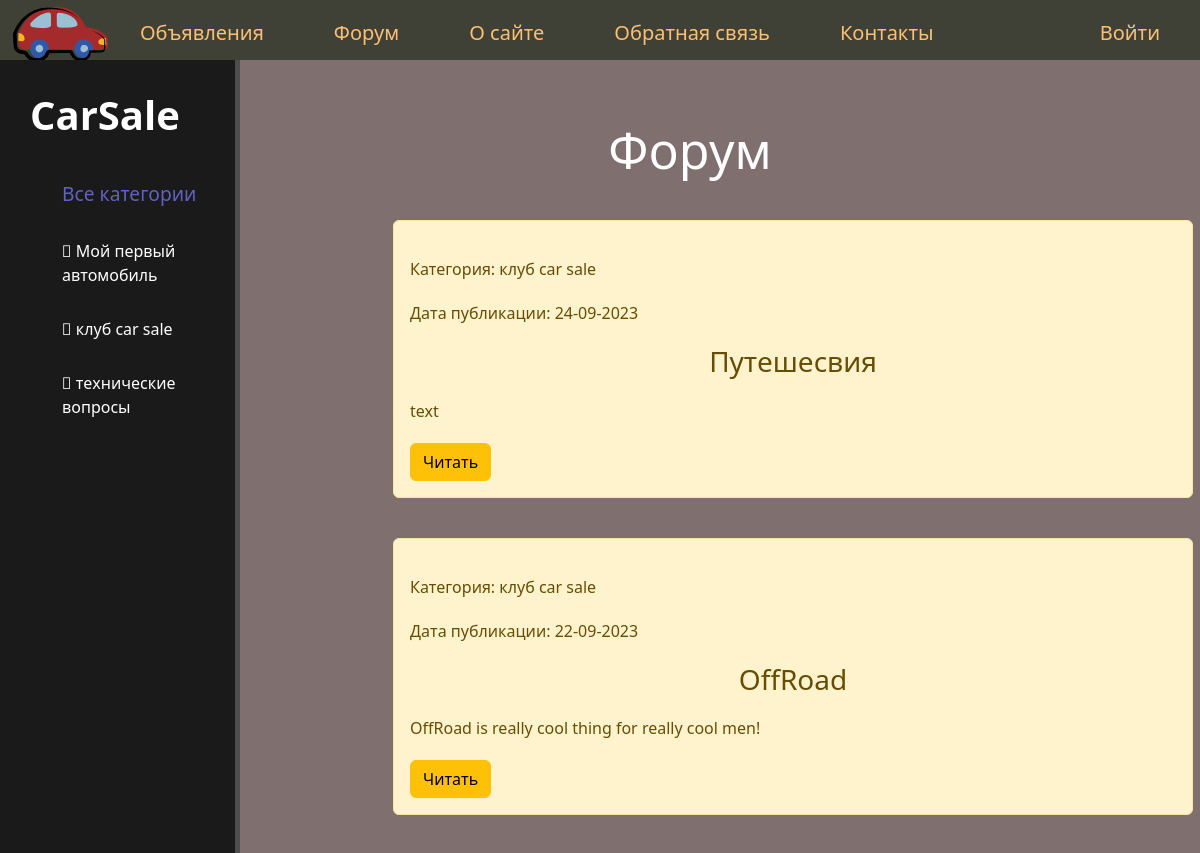
Before: /forum/ (upper part) with the older database file.
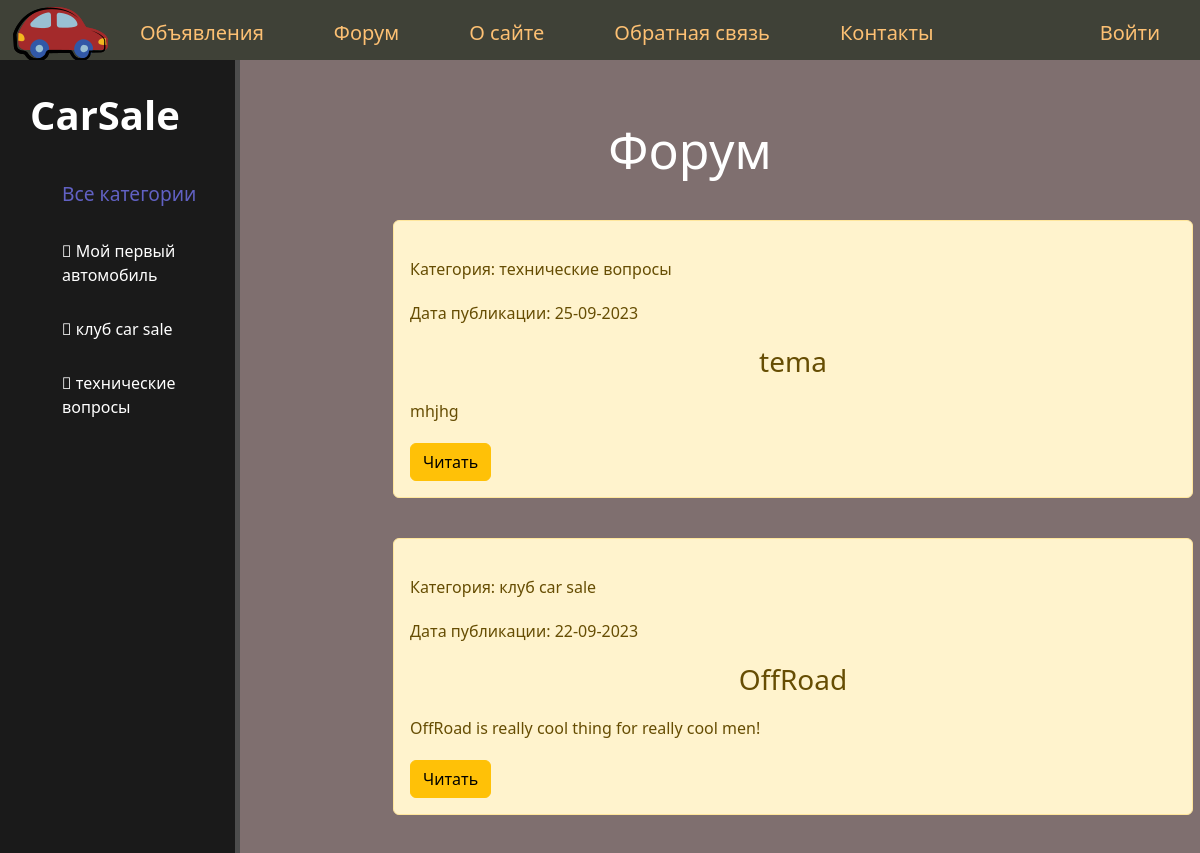
After: the same page with the newer database file.
### forum/models.py (models this page shows, shortened)
class Category_forum(models.Model):
    name = models.CharField(
        max_length=100, db_index=True, verbose_name='название темы'
    )
    slug = models.SlugField(
        max_length=255, unique=True, db_index=True, verbose_name="url"
        )
    def get_absolute_url(self):
        return reverse('forum:category', kwargs={'cat_slug': self.slug})
    def __str__(self):
        return self.name
    class Meta:
        verbose_name = 'Категория форума'
        verbose_name_plural = 'Категории форума'

class Forum(models.Model):
    title = models.CharField(max_length=255, verbose_name='название поста')
    slug = models.SlugField(
        max_length=255, unique=True, db_index=True, verbose_name="url"
        )
    text = models.TextField(max_length=2000, verbose_name='текс поста')
    photo = models.ImageField(
        upload_to="photos/%Y/%m/%d/", verbose_name='фото',
        blank=True,
    )
    time_create = models.DateTimeField(auto_now_add=True, null=True)
    time_update = models.DateTimeField(auto_now=True, null=True)
    is_published = models.BooleanField(default=True)
    cat = models.ForeignKey('Category_forum', on_delete=models.PROTECT)
    class Meta:
        verbose_name = 'Форум'
        verbose_name_plural = 'Форум'
        ordering = ('-time_create', 'id')

### forum/views.py (the view)
# urls.py: path('', ForumHome.as_view(), name='forum'),
class ForumHome(DataMixin, ListView):
    paginate_by = 10
    model = Forum
    template_name = 'forum/forum.html'
    context_object_name = 'posts'
    def get_context_data(self, *, object_list=None, **kwargs):
        context = super().get_context_data(**kwargs)
        c_def = self.get_user_context(title='Форум')
        return dict(list(context.items()) + list(c_def.items()))
    def get_queryset(self):
        return Forum.objects.all().select_related('cat')

### car/templatetags/car_tags.py (called while the page is built)
@register.inclusion_tag('forum/show_category.html')
def show_categories(sort=None, cat_selected=0):
    if not sort:
        cats = Category_forum.objects.all()
    else:
        cats = Category_forum.objects.order_by(sort)
    return {'cats': cats, 'cat_selected': cat_selected}

### forum/utils.py (called while the page is built)
    def get_user_context(self, **kwargs):
        context = kwargs
        cats = Category_forum.objects.all()
        context['menu'] = menu
        context['cats'] = cats
        if 'cat_selected' not in context:
            context['cat_selected'] = 0
        return context

### car/templates/forum/forum.html (shortened to what this page needs)
{% extends 'base.html' %}
{% block content %}
	<div class="features">
		<h1>{{ title }}</h1>
		{% if posts %}
			{% for post in posts %}
				<div class="alert alert-warning">
					<p class "first">Категория: {{ post.cat }}</p>
					<p class "last">Дата публикации: {{ post.time_update|date:'d-m-Y' }}</p>
					<h3>{{ post.title }} </h3>
					<p> {{ post.text|linebreaks|truncatewords:50 }} </p>
					<a href="{% url 'forum:post_detail' post.slug %}" class="btn btn-warning">Читать</a>
				</div>
			{% endfor %}
		{% else %}
			На данный момент нет постов
		{% endif %}
	</div>
{% endblock %}

### car/templates/forum/show_category.html
{% for cat in cats %}
	{% if cat.slug == cat_selected %}
		<a ><li><span class="selected"> {{ cat.name }} </span></li></a>
	{% else %}
		<a href="{{ cat.get_absolute_url }}"><li><i class="fa-solid fa-car-side"></i> {{ cat.name }} </li></a>
	{% endif %}
{% endfor %}

Changed rows visible on the page:
removed Forum: cat "клуб car sale", time_update "24-09-2023", title "Путешесвия", text "text"
added Forum: cat "технические вопросы", time_update "25-09-2023", title "tema", text "mhjhg"
